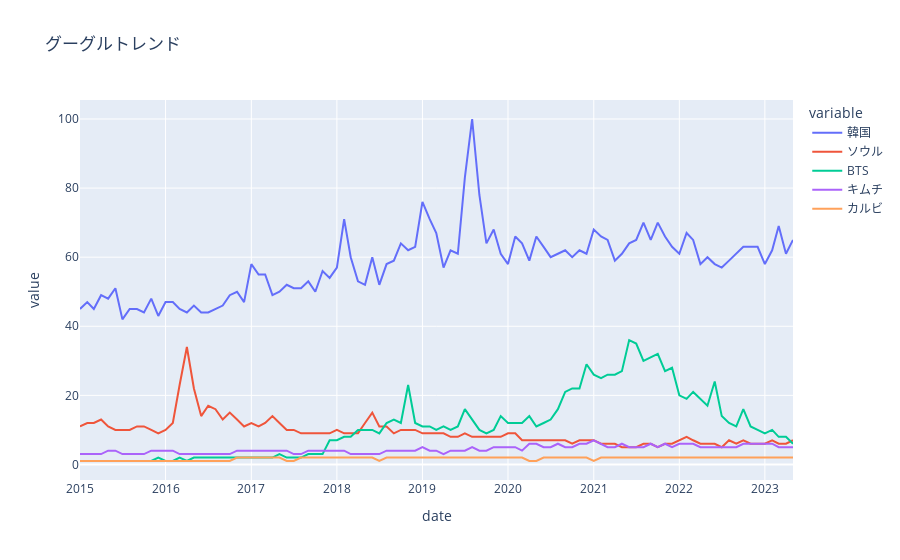

Source (notebook cell):
### Markdown cell above
### Google Trend

### Code cell
import pytrends as pt
from pytrends.request import TrendReq
import plotly.express as px

pytrends = TrendReq(hl = 'jp', tz=540)

keyword_list = ['韓国','ソウル','BTS','キムチ','カルビ'] #한번에 5개 키워드 제한

pytrends.build_payload(keyword_list, cat=0, timeframe='2015-01-01 2023-05-22', geo='JP')
pytrends.trending_searches(pn='japan')
data = pytrends.interest_over_time()
data = data.reset_index()

figure = px.line(data, x = "date", y = keyword_list, title = "グーグルトレンド")
figure.show()
